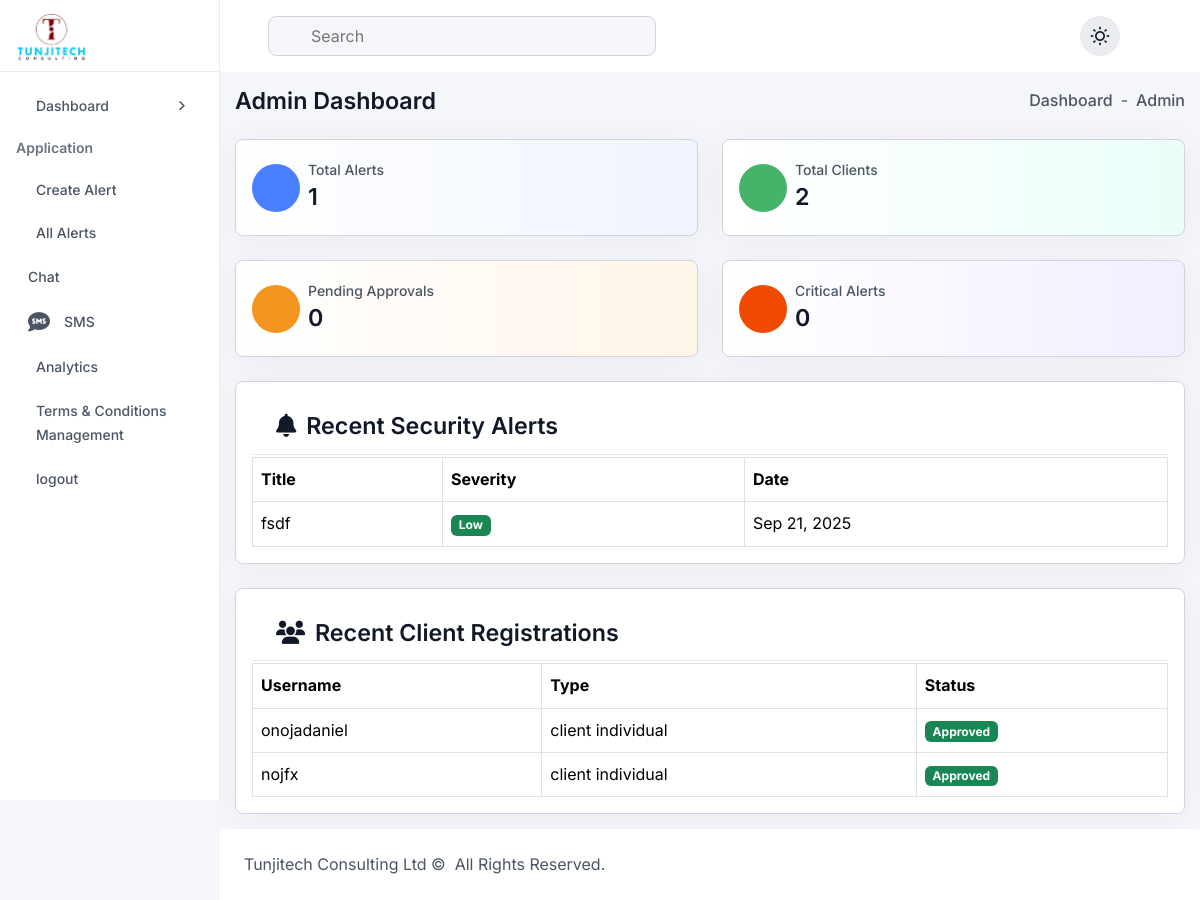
Screenshot of /admin/dashboard.php with the database file from the repository.
### tables this page shows
CREATE TABLE `security_alerts` (
  `id` int(11) NOT NULL,
  `title` varchar(255) NOT NULL,
  `severity` enum('low','medium','high','critical') NOT NULL,
  `categories` varchar(255) NOT NULL,
  `alert_begins` datetime NOT NULL,
  `alert_expires` datetime NOT NULL,
  `event` text NOT NULL,
  `affected_areas` text NOT NULL,
  `time_frame` varchar(255) NOT NULL,
  `impact` text NOT NULL,
  `summary` text NOT NULL,
  `advice` text NOT NULL,
  `source` varchar(255) NOT NULL,
  `image_path` varchar(255) DEFAULT NULL,
  `latitude` decimal(10,8) DEFAULT NULL,
  `longitude` decimal(11,8) DEFAULT NULL,
  `created_by` int(11) NOT NULL,
  `created_at` timestamp NOT NULL DEFAULT current_timestamp(),
  `updated_at` timestamp NOT NULL DEFAULT current_timestamp() ON UPDATE current_timestamp()
);

CREATE TABLE `users` (
  `id` int(11) NOT NULL,
  `username` varchar(50) NOT NULL,
  `email` varchar(100) NOT NULL,
  `first_name` varchar(50) DEFAULT NULL,
  `last_name` varchar(50) DEFAULT NULL,
  `phone` varchar(20) DEFAULT NULL,
  `address` text DEFAULT NULL,
  `password` varchar(255) NOT NULL,
  `user_type` enum('admin','client_individual','client_company') DEFAULT 'client_individual',
  `company_name` varchar(100) DEFAULT NULL,
  `company_size` varchar(50) DEFAULT NULL,
  `status` enum('pending','approved','rejected') DEFAULT 'pending',
  `payment_plan` varchar(20) DEFAULT NULL,
  `payment_reference` varchar(100) DEFAULT NULL,
  `payment_date` timestamp NULL DEFAULT NULL,
  `subscription_expiry` date DEFAULT NULL,
  `created_at` timestamp NOT NULL DEFAULT current_timestamp(),
  `updated_at` timestamp NOT NULL DEFAULT current_timestamp() ON UPDATE current_timestamp()
);

### includes/functions.php (called while the page is built, shortened)
<?php
function getSeverityBadge($severity) {
    switch ($severity) {
        case 'low': return 'success';
    }
}
function getStatusBadge($status) {
    switch ($status) {
        case 'approved': return 'success';
    }
}
?>

### admin/dashboard.php (the view, shortened to what this page needs)
<?php
require_once '../includes/functions.php';
$total_alerts = $pdo->query("SELECT COUNT(*) FROM security_alerts")->fetchColumn();
$total_clients = $pdo->query("SELECT COUNT(*) FROM users WHERE user_type LIKE 'client_%'")->fetchColumn();
$pending_approvals = $pdo->query("SELECT COUNT(*) FROM users WHERE status = 'pending'")->fetchColumn();
$critical_alerts = $pdo->query("SELECT COUNT(*) FROM security_alerts WHERE severity = 'critical'")->fetchColumn();
$stmt = $pdo->prepare("SELECT * FROM security_alerts ORDER BY created_at DESC LIMIT 5");
$stmt->execute();
$recent_alerts = $stmt->fetchAll(PDO::FETCH_ASSOC);
$stmt = $pdo->prepare("SELECT * FROM users WHERE user_type LIKE 'client_%' ORDER BY created_at DESC LIMIT 5");
$stmt->execute();
$recent_clients = $stmt->fetchAll(PDO::FETCH_ASSOC);
?>
<?php include './include/header.php'; ?>
<div class="dashboard-main-body">
    <div class="d-flex flex-wrap align-items-center justify-content-between gap-3 mb-24">
        <h6 class="fw-semibold mb-0">Admin Dashboard</h6>
        <ul class="d-flex align-items-center gap-2">
            <li class="fw-medium">
                <a href="dashboard.php" class="d-flex align-items-center gap-1 hover-text-primary">
                    Dashboard
                </a>
            </li>
            <li>-</li>
            <li class="fw-medium">Admin</li>
        </ul>
    </div>
    <div class="row gy-4">
        <div class="col-xxl-8">
            <div class="row gy-4">
                <div class="col-xxl-4 col-sm-6">
                    <div class="card p-3 shadow-2 radius-8 border input-form-light h-100 bg-gradient-end-1">
                        <div class="card-body p-0 d-flex align-items-center gap-2">
                            <span class="w-48-px h-48-px bg-primary-600 text-white d-flex justify-content-center align-items-center rounded-circle">
                            </span>
                            <div>
                                <span class="fw-medium text-secondary-light text-sm">Total Alerts</span>
                                <h6 class="fw-semibold"><?php echo $total_alerts; ?></h6>
                            </div>
                        </div>
                    </div>
                </div>
                <div class="col-xxl-4 col-sm-6">
                    <div class="card p-3 shadow-2 radius-8 border input-form-light h-100 bg-gradient-end-2">
                        <div class="card-body p-0 d-flex align-items-center gap-2">
                            <span class="w-48-px h-48-px bg-success-main text-white d-flex justify-content-center align-items-center rounded-circle">
                            </span>
                            <div>
                                <span class="fw-medium text-secondary-light text-sm">Total Clients</span>
                                <h6 class="fw-semibold"><?php echo $total_clients; ?></h6>
                            </div>
                        </div>
                    </div>
                </div>
                <div class="col-xxl-4 col-sm-6">
                    <div class="card p-3 shadow-2 radius-8 border input-form-light h-100 bg-gradient-end-3">
                        <div class="card-body p-0 d-flex align-items-center gap-2">
                            <span class="w-48-px h-48-px bg-yellow text-white d-flex justify-content-center align-items-center rounded-circle">
                            </span>
                            <div>
                                <span class="fw-medium text-secondary-light text-sm">Pending Approvals</span>
                                <h6 class="fw-semibold"><?php echo $pending_approvals; ?></h6>
                            </div>
                        </div>
                    </div>
                </div>
                <div class="col-xxl-4 col-sm-6">
                    <div class="card p-3 shadow-2 radius-8 border input-form-light h-100 bg-gradient-end-4">
                        <div class="card-body p-0 d-flex align-items-center gap-2">
                            <span class="w-48-px h-48-px bg-danger-main text-white d-flex justify-content-center align-items-center rounded-circle">
                            </span>
                            <div>
                                <span class="fw-medium text-secondary-light text-sm">Critical Alerts</span>
                                <h6 class="fw-semibold"><?php echo $critical_alerts; ?></h6>
                            </div>
                        </div>
                    </div>
                </div>
            </div>
        </div>
        <div class="col-xxl-6">
            <div class="card p-3 shadow-2 radius-8 border input-form-light h-100">
                <div class="card-header d-flex justify-content-between align-items-center">
                    <h6 class="fw-semibold mb-0"><i class="fas fa-bell me-1"></i> Recent Security Alerts</h6>
                </div>
                <div class="card-body p-0 mt-2">
                    <div class="table-responsive">
                        <table class="table table-bordered mb-0">
                            <thead>
                            <tr>
                                <th>Title</th>
                                <th>Severity</th>
                                <th>Date</th>
                            </tr>
                            </thead>
                            <tbody>
                            <?php foreach ($recent_alerts as $alert): ?>
                                <tr>
                                    <td><?php echo $alert['title']; ?></td>
                                    <td>
                                        <span class="badge bg-<?php echo getSeverityBadge($alert['severity']); ?>">
                                            <?php echo ucfirst($alert['severity']); ?>
                                        </span>
                                    </td>
                                    <td><?php echo date('M j, Y', strtotime($alert['created_at'])); ?></td>
                                </tr>
                            <?php endforeach; ?>
                            </tbody>
                        </table>
                    </div>
                </div>
            </div>
        </div>
        <div class="col-xxl-6">
            <div class="card p-3 shadow-2 radius-8 border input-form-light h-100">
                <div class="card-header d-flex justify-content-between align-items-center">
                    <h6 class="fw-semibold mb-0"><i class="fas fa-users me-1"></i> Recent Client Registrations</h6>
                </div>
                <div class="card-body p-0 mt-2">
                    <div class="table-responsive">
                        <table class="table table-bordered mb-0">
                            <thead>
                            <tr>
                                <th>Username</th>
                                <th>Type</th>
                                <th>Status</th>
                            </tr>
                            </thead>
                            <tbody>
                            <?php foreach ($recent_clients as $client): ?>
                                <tr>
                                    <td><?php echo $client['username']; ?></td>
                                    <td><?php echo str_replace('_', ' ', $client['user_type']); ?></td>
                                    <td>
                                        <span class="badge bg-<?php echo getStatusBadge($client['status']); ?>">
                                            <?php echo ucfirst($client['status']); ?>
                                        </span>
                                    </td>
                                </tr>
                            <?php endforeach; ?>
                            </tbody>
                        </table>
                    </div>
                </div>
            </div>
        </div>
    </div>
</div>
<?php include './include/footer.php'; ?>

### rows the page displays
security_alerts: title "fsdf", severity "Low", created_at "Sep 21, 2025"
users: username "onojadaniel", user_type "client individual", status "Approved"
users: username "nojfx", user_type "client individual", status "Approved"

### other values shown
$total_alerts "1"
$total_clients "2"
$pending_approvals "0"
$critical_alerts "0"
